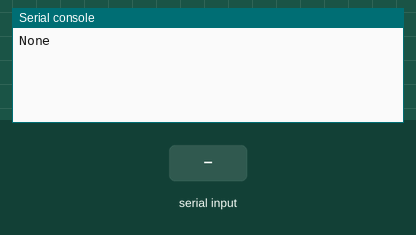
This program was run on a simulated Raspberry Pi Pico running CircuitPython. Parts: the last lines printed to the serial console. The inputs (shaded band) are chosen by the test bench.

Above: at 1.2 s.
1.3 s: "1\n" received over the second serial link
At 2.4 s:
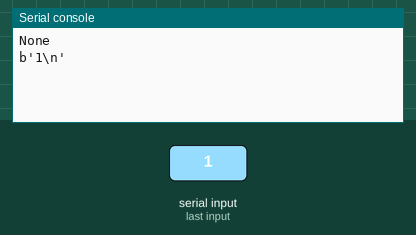
3.5 s: "0\n" received over the second serial link
At 4.8 s:
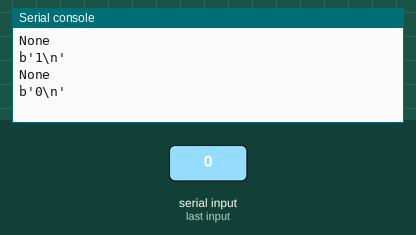
5.0 s: "2\n" received over the second serial link
At 5.8 s:
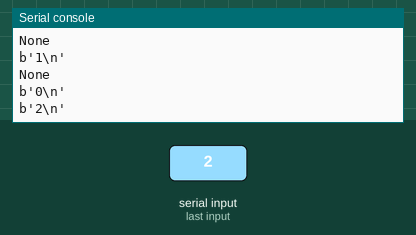

Measured:
- after the input at 1.3 s, the serial console: prints a new line after 0.70 s (image 1)
- after the input at 3.5 s, the serial console: prints a new line after 0.51 s (image 2)
- after the input at 5.0 s, the serial console: prints a new line at once (image 3)

The program:

uart.py
```python
import time
import board
import busio

uart = busio.UART(tx=board.GP0, rx=board.GP1, baudrate=115200)

while True:
    uart.write(b'mod factory_reset\r\n')
    print(uart.read())
    uart.write(b'p2p set_freq 923200000\r\n')
    print(uart.read())
    uart.write(b'p2p set_pwr 13\r\n')
    print(uart.read())
    uart.write(b'p2p set_sf 12\r\n')
    print(uart.read())
    uart.write(b'p2p set_bw 125\r\n')
    print(uart.read())
    uart.write(b'p2p set_cr 4/5\r\n')
    print(uart.read())
    time.sleep(10)
```
